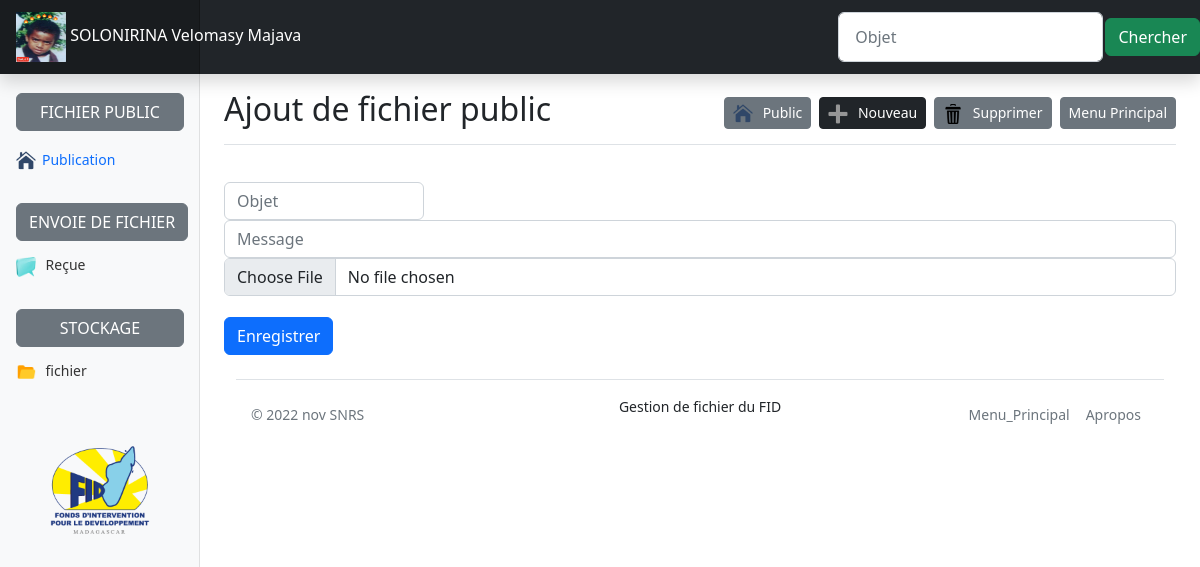
/fichier/f1.php (signed in), run on the app's committed database.
### tables this page shows
CREATE TABLE IF NOT EXISTS `utilisateur` (
  `numUt` int(11) NOT NULL AUTO_INCREMENT,
  `photos` varchar(100) NOT NULL,
  `nom` varchar(25) NOT NULL,
  `prenom` varchar(25) NOT NULL,
  `direction` varchar(25) NOT NULL,
  `tel` varchar(25) NOT NULL,
  `mdp` varchar(25) NOT NULL,
  `valeur` varchar(25) NOT NULL,
  `fady` varchar(25) NOT NULL,
  `adrs` varchar(100) NOT NULL,
  `adrs_mail` varchar(100) NOT NULL,
  `fonc` varchar(50) NOT NULL,
  PRIMARY KEY (`numUt`)
);

### fichier/f1.php (the view, shortened to what this page needs)
<?php
include("../connexion.php");
$idko = $_SESSION['ok'];
?>
<!doctype html>
<html lang="en">
  <head>
    <link rel="stylesheet" href="../fichier/style.css">
    <link href="css/bootstrap.min.css" rel="stylesheet">
    <link href="css/css/bootstrap.min.css" rel="stylesheet">
    <link href="dashboard.css" rel="stylesheet">
  </head>
  <body>
  <header class="navbar navbar-dark sticky-top bg-dark flex-md-nowrap p-0 shadow">
  <a class="navbar-brand col-md-3 col-lg-2 me-0 px-3 fs-6" href="#">
    <?php  $req = mysqli_query($conn, "SELECT *FROM utilisateur where numUt = ('$idko') ");
      if (mysqli_num_rows($req) == 0) {
        echo ("Base de donne vide ");
      } else {
        while ($row = mysqli_fetch_assoc($req)) {
?>
<img src="../admin/photos/<?php echo $row['photos'] ?>" alt="" width="50" height="50" >
<?php
 echo ($row['nom'] . " " . $row['prenom']); }} ?></a>
  <form action="andex1.php" method="POST" class="form-inline">
    <input type="text" name="goo" class=" form-control " placeholder="Objet" >
    &thinsp;<input type="submit" name="goa" class="btn btn-success" value="Chercher"  >
                </form>
</header>
<div class="container-fluid">
  <div class="row">
    <nav id="sidebarMenu" class="col-md-3 col-lg-2 d-md-block bg-light sidebar collapse">
      <div class="position-sticky pt-3 sidebar-sticky">
        <h5 class=" d-flex justify-content-between align-items-center px-3 mt-4 mb-1 text-muted text-uppercase ">
         <br><br> <span class="  btn btn-secondary custom  ">Fichier public
          </span>
        </h5>
        <ul class="nav flex-column">
          <li class="nav-item">
            <a class="nav-link" href="andex.php">
              <img src="../image/ad.png" alt="" width="20" height="20"> &thinsp;<span class="text-primary">Publication</span>
            </a>
          </li>
        </ul>
        <h5 class=" d-flex justify-content-between align-items-center px-3 mt-4 mb-1 text-muted text-uppercase">
          <span class="  btn btn-secondary custom  ">Envoie de Fichier</span>
        </h5>
        <ul class="nav flex-column">
          <li class="nav-item">
            <a class="nav-link" href="messageP.php">
              <img src="../image/[036880].png" alt="" width="20" height="20"> &thinsp; Reçue
            </a>
          </li>
        </ul>
        <h5 class=" d-flex justify-content-between align-items-center px-3 mt-4 mb-1 text-muted text-uppercase">
          <span class="  btn btn-secondary custom  ">stockage</span>
        </h5>
        <ul class="nav flex-column mb-2">
          <li class="nav-item">
            <a class="nav-link" href="messageG.php">
              <img src="../image/[028988].png" alt="" width="20" height="20"> &thinsp;  fichier
            </a>
            </li>
        </ul>
        <br><br>
<center>
<img src="../image/1666847760493.jpg" alt="" width="100" height="100">
</center>
      </div>
    </nav>
    <main class="col-md-9 ms-sm-auto col-lg-10 px-md-4">
      <div class="d-flex justify-content-between flex-wrap flex-md-nowrap align-items-center pt-3 pb-2 mb-3 border-bottom">
        <h1 class="h2">Ajout de fichier public</h1>
        <div class="btn-toolbar mb-2 mb-md-0">
        <div class="btn-group me-2">
            <a href="andex.php" class="btn btn-sm btn-secondary">
               <img src="../image/ad.jpg" alt="" width="20" height="20"> &thinsp;  Public </a>
          </div>
          <div class="btn-group me-2">
            <a href="f1.php" class="btn btn-sm btn-dark">
               <img src="../image/m.png" alt="" width="20" height="20"> &thinsp;  Nouveau </a>
          </div>
          <div class="btn-group me-2">
            <a href="liste _public.php" class="btn btn-sm btn-secondary">
               <img src="../image/sip.png" alt="" width="20" height="20"> &thinsp;  Supprimer </a>
          </div>
          <a href="../compteCli/validation.php" class="btn btn-sm btn-secondary"> Menu Principal</a>
        </div>
      </div>
<br>
              <form action="f1.php" method="POST" enctype="multipart/form-data">
                <p>
                <input type="text" class="form-control custom" name="objet" placeholder="Objet">
                <input type="text" class="form-control hehe" name="message" placeholder="Message">
                <input type="file"  class="form-control " name="ficc"  > <br>
                <input type="submit" class=" btn btn-primary" value="Enregistrer" name="go" >
            </form>
            <div class="container">
  <footer class="d-flex flex-wrap justify-content-between align-items-center py-3 my-4 border-top">
    <p class="col-md-4 mb-0 text-muted">&copy; 2022 nov SNRS</p>
   <p>Gestion de fichier du FID</p>
    <ul class="nav col-md-4 justify-content-end">
      <li class="nav-item"><a href="andex.php" class="nav-link px-2 text-muted">Menu_Principal</a></li>
      <li class="nav-item"><a href="#" class="nav-link px-2 text-muted">Apropos</a></li>
    </ul>
  </footer>
</div>
  </div>
</div>
</html>

### fichier/style.css (style rules this page uses)
.custom { width: 200px !important; }

### fichier/dashboard.css (style rules this page uses)
body { font-size: .875rem; }
.sidebar { position: fixed; top: 0; bottom: 0; left: 0; z-index: 100; padding: 48px 0 0; box-shadow: inset -1px 0 0 rgba(0, 0, 0, .1); }
.sidebar-sticky { height: calc(100vh - 48px); overflow-x: hidden; overflow-y: auto; }
.sidebar .nav-link { font-weight: 500; color: #333; }
.navbar-brand { padding-top: .75rem; padding-bottom: .75rem; background-color: rgba(0, 0, 0, .25); box-shadow: inset -1px 0 0 rgba(0, 0, 0, .25); }
.navbar .form-control { padding: .75rem 1rem; }

### data on the page
utilisateur: photos (picture), nom "SOLONIRINA", prenom "Velomasy Majava"
